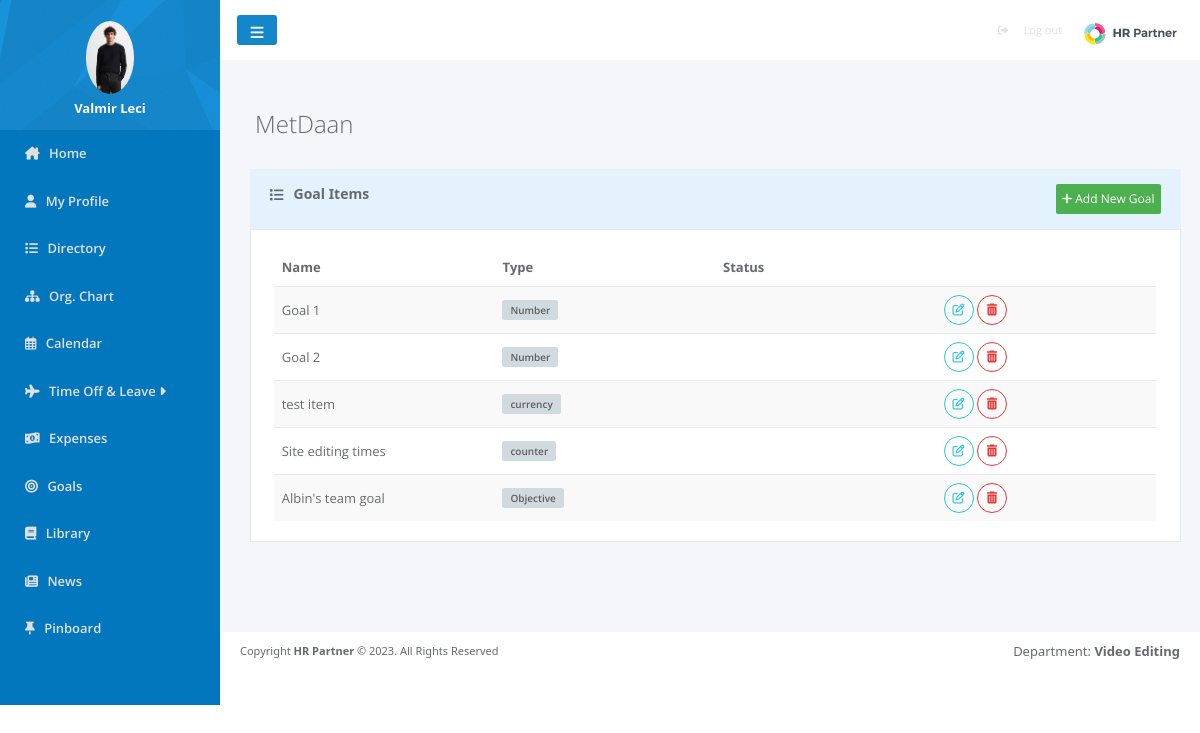
Screenshot of /pages/goalItem.php (signed in) with the database file from the repository.
### tables this page shows
CREATE TABLE `users` (
  `user_id` int(100) NOT NULL,
  `image` varchar(500) DEFAULT NULL,
  `name` varchar(200) NOT NULL,
  `surname` varchar(200) NOT NULL,
  `email` varchar(200) NOT NULL,
  `password` varchar(500) NOT NULL,
  `Position_ID` int(11) DEFAULT NULL,
  `Departament_ID` int(11) DEFAULT NULL,
  `role` int(11) NOT NULL,
  `location` varchar(100) DEFAULT NULL,
  `status` varchar(100) DEFAULT NULL,
  `report_to` int(11) DEFAULT NULL,
  `gender` varchar(10) DEFAULT NULL,
  `born` date DEFAULT NULL,
  `started` date DEFAULT NULL,
  `company` int(11) DEFAULT NULL
);

CREATE TABLE `goalitems` (
  `id` int(11) NOT NULL,
  `name` varchar(200) NOT NULL,
  `details` varchar(500) NOT NULL,
  `type` varchar(200) NOT NULL,
  `due_deadline` date NOT NULL,
  `target` int(11) NOT NULL,
  `created` date NOT NULL,
  `updated` date DEFAULT NULL,
  `company_id` int(11) DEFAULT NULL,
  `status` varchar(100) DEFAULT NULL
);

### pages/goalItem.php (the view, shortened to what this page needs)
<?php
require_once '../config.php';
$userId = $_SESSION['user_id'];
$companyId = $_SESSION['company'];
$itemsQuery = "SELECT * FROM goalitems
WHERE company_id=:company_id";
$prep = $con->prepare($itemsQuery);
$prep->bindParam(':company_id', $companyId);
$prep->execute();
$goalitems = $prep->fetchAll();
?>
<head>
    <link rel="stylesheet" href="../css/goalItems.css">
    <link href="https://cdn.jsdelivr.net/npm/bootstrap@5.3.1/dist/css/bootstrap.min.css" rel="stylesheet"
>
</head>
<body>
    <div>
        <?php include '../template/sidebar.php' ?>
    </div>
    <div class="content">
        <?php include '../template/navbar.php' ?>
        <div class="goalItemHead">
            <?php echo "<h2>" . $_SESSION['company_name'] . "</h2>"; ?>
        </div>
        <div class="goalItemsBody">
            <div class="goalItemsTableHead">
                <h5>
                    <i class="fa fa-list m-r-sm"></i>
                    Goal Items
                </h5>
                <button id="addExpenseCategory">
                    <a href="addgoalItem.php">
                        <i class="fa fa-plus"></i>
                        Add New Goal
                    </a>
                </button>
            </div>
            <div class="goalItemsTableBody">
                <table class="goalItems">
                    <thead>
                        <tr>
                            <th>Name</th>
                            <th>Type</th>
                            <th>Status</th>
                            <th></th>
                        </tr>
                    </thead>
                    <tbody>
                        <?php foreach ($goalitems as $goalitem): ?>
                            <tr>
                                <td>
                                    <?= $goalitem['name'] ?>
                                </td>
                                <td>
                                    <span class="type"><?= $goalitem['type'] ?></span>
                                </td>
                                <td>
                                </td>
                                <td>
                                    <a href="updateGoalItem.php?goal_id=<?= $goalitem['id'] ?>" class="editGoalItem">
                                        <i class="fa fa-edit"></i>
                                    </a>
                                    <a href="deleteGoalItem.php?goal_id=<?= $goalitem['id'] ?>" class="deleteGoalItem">
                                    <i class="fa fa-trash"></i>
                                    </a>
                                </td>
                            </tr>
                        <?php endforeach; ?>
                    </tbody>
                </table>
            </div>
        </div>
        <?php include '../template/footer.php'; ?>
    </div>
</body>

### template/sidebar.php (shortened to what this page needs)
<?php $sql = "SELECT u.user_id, u.image from users u where user_id=$userId";
$prep = $con->prepare($sql);
$prep->execute();
$userImages = $prep->fetchAll();
$userName=$_SESSION['name'];
?>
<head>
    <link rel="stylesheet" href="../css/index.css">
</head>
<div id="sidebar">
    <ul id="sidebarElements">
        <li id="profile">
            <div class="profile-element">
                <span class="profile-element-image">
                    <?php foreach ($userImages as $userImage): ?>
                        <img src="../userIMG/<?= $userImage['image'] ?>" alt="">
                    <?php endforeach; ?>
                </span>
                <span class="profile-element-name">
                    <strong><?= $userName ?></strong>
                </span>
            </div>
        </li>
        <li class="<?= basename($_SERVER['PHP_SELF']) == 'home.php' ? 'active' : '' ?>">
            <a href="home.php" class="sidebarElements-links">
                <i class="fa-solid fa-house-chimney"></i>
                <span>Home</span>
            </a>
        </li>
        <li class="<?= basename($_SERVER['PHP_SELF']) == 'myProfile.php' ? 'active' : '' ?>">
            <a href="myProfile.php" class="sidebarElements-links">
                <i class="fa-solid fa-user"></i>
                <span>My Profile</span>
            </a>
        </li>
        <li class="<?= basename($_SERVER['PHP_SELF']) == 'directory.php' ? 'active' : '' ?>">
            <a href="directory.php" class="sidebarElements-links">
                <i class="fa-solid fa-list"></i>
                <span>Directory</span>
            </a>
        </li>
        <li class="<?= basename($_SERVER['PHP_SELF']) == 'orgChart.php' ? 'active' : '' ?>">
            <a href="orgChart.php" class="sidebarElements-links">
                <i class="fa-solid fa-sitemap"></i>
                <span>Org. Chart</span>
            </a>
        </li>
        <li class="<?= basename($_SERVER['PHP_SELF']) == 'userCalendar.php' ? 'active' : '' ?>">
            <a href="userCalendar.php" class="sidebarElements-links">
                <i class="fa-regular fa-calendar-days"></i>
                <span>Calendar</span>
            </a>
        </li>
        <?php if ($_SESSION['role'] == 0) { ?>
            <li Style="cursor: pointer;" onclick="toggleDropdown(this)">
                <a class="sidebarElements-links">
                    <i class="fa fa-plane"></i>
                    <span>
                        Time Off & Leave
                        <i class="fa-solid fa-caret-right"></i>
                    </span>
                </a>
            </li>
            <?php } ?>
            <?php if ($_SESSION['role'] == 0) { ?>
                <li Style="cursor: pointer;" class="<?= basename($_SERVER['PHP_SELF']) == 'empexpenses.php' ? 'active' : '' ?>">
                    <a href="empexpenses.php" class="sidebarElements-links">
                        <i class="fa-solid fa-money-bill-1-wave"></i>
                        <span>Expenses</span>
                    </a>
                </li>
            <?php } ?>
            <?php if ($_SESSION['role'] == 0) { ?>
                <li class="<?= basename($_SERVER['PHP_SELF']) == 'goals.php' ? 'active' : '' ?>">
                    <a href="goals.php" class="sidebarElements-links">
                        <i class="fa-solid fa-bullseye"></i>
                        <span>Goals</span>
                    </a>
                </li>
            <?php } ?>
            <li class="<?= basename($_SERVER['PHP_SELF']) == 'library.php' ? 'active' : '' ?>">
                <a href="library.php" class="sidebarElements-links">
                    <i class="fa-solid fa-book"></i>
                    <span>Library</span>
                </a>
            </li>
            <?php if ($_SESSION['role'] == 0) { ?>
                <li class="<?= basename($_SERVER['PHP_SELF']) == 'empNews.php' ? 'active' : '' ?>">
                    <a href="empNews.php" class="sidebarElements-links">
                        <i class="fa-solid fa-newspaper"></i>
                        <span>News</span>
                    </a>
                </li>
        <?php } ?>
        <?php if ($_SESSION['role'] == 0) { ?>
            <li class="<?= basename($_SERVER['PHP_SELF']) == 'pinboard.php' ? 'active' : '' ?>">
                <a href="pinboard.php" class="sidebarElements-links">
                    <i class="fa-solid fa-thumbtack"></i>
                    <span>Pinboard</span>
                </a>
            </li>
        <?php } ?>
    </ul>
</div>

### css/goalItems.css (style rules this page uses)
body { width: 100%; height: fit-content; display: flex; flex-direction: row; font-family: "open sans", "Helvetica Neue", Helvetica, Arial, sans-serif; position: absolute; background-color: #f4f6fa; }
.content { display: flex; flex-direction: column; justify-content: center; align-items: center; width: 100%; background-color: #f4f6fa; height: fit-content; }
.goalItemsBody { width: 100%; display: flex; flex-direction: column; justify-content: center; align-items: center; padding-bottom: 30px; }
.goalItemHead { padding-top: 30px; width: 100%; text-align: start; padding-left: 35; }
.goalItemHead h2 { margin-top: 20px; margin-bottom: 10px; font-family: "open sans", "Helvetica Neue", Helvetica, Arial, sans-serif; font-weight: 100; color: #676a6c; font-size: 24px; align-items: center; }
.goalItemsTableHead { background-color: #e3f2fd; display: flex; flex-direction: row; justify-content: space-between; align-items: center; height: 60px; width: 95%; margin-left: 10px; margin-top: 20px; text-align: start; padding-left: 20px; padding-right: 20px; }
.goalItemsTableHead h5 { display: flex; align-items: center; color: #676a6c; font-size: 14px; font-weight: 600; width: 240px; height: 25px; }
.goalItemsTableHead h5 i { margin-right: 10px; }
.goalItemsTableHead #addExpenseCategory { background-color: #4caf50; color: white; height: 30px; border: #4caf50; border-radius: 2px; }
.goalItemsTableHead button a { text-decoration: none; color: white; font-family: "open sans", "Helvetica Neue", Helvetica, Arial, sans-serif; font-size: 12px; }
.goalItemsTableBody { margin-bottom: 60px; background-color: #fff; display: flex; flex-direction: column; align-items: center; margin-left: 10px; width: 95%; border: 1px solid #e7eaec; }
.goalItems { width: 95%; border-collapse: collapse; margin: 20px 10px; font-size: 13px; font-family: "open sans", "Helvetica Neue", Helvetica, Arial, sans-serif; }
.goalItems thead tr th { padding: 8px; text-align: left; margin-right: 20px; padding-bottom: 10px; font-weight: 700; color: #676a6c; }
.goalItems tbody tr { text-align: left; font-weight: 400; color: #676a6c; border-top: 1px #e7eaec solid; }
.goalItems tbody tr td { padding-bottom: 11px; font-size: 13px; font-weight: 400; min-width: 120px; padding: 8; }
.goalItems tbody tr td .type { background-color: #d1dade; color: #5e5e5e; font-family: "Open Sans", "Helvetica Neue", Helvetica, Arial, sans-serif; font-weight: 600; text-shadow: none; padding: 3px 8px; font-size: 10px; border-radius: .25em; }
.goalItems tbody tr td .editGoalItem { display: inline-block; width: 30px; height: 30px; padding: 8px 0; border-radius: 15px; text-align: center; font-size: 12px; line-height: 1.42857143; border: 1px solid #26c6da; color: #26c6da; background-color: transparent; }
.goalItems tbody tr td .deleteGoalItem { display: inline-block; width: 30px; height: 30px; padding: 8px 0; border-radius: 15px; text-align: center; font-size: 12px; line-height: 1.42857143; border: 1px solid #e53935; color: #e53935; background-color: transparent; }
.goalItems tbody tr:nth-child(odd) { background-color: #f9f9f9; }

### css/index.css (style rules this page uses)
#sidebar { padding: 0; display: flex; flex-direction: column; background-color: #0277bd; width: 220px; height: 100%; min-height: 705px; transition: all .4s; }
#sidebarElements { padding: 0; width: 100%; list-style: none; }
#sidebarElements #profile { padding: 35px 25px 25px; height: 130px; display: flex; flex-direction: column; justify-content: center; align-items: center; background-image: url("../images/sidebarheader.png"); }
#sidebarElements #profile .profile-element { width: 100%; text-align: center; position: relative; }
#sidebarElements #profile .profile-element-image { text-align: center; }
#sidebarElements #profile img { width: 48px; border-radius: 50%; }
#sidebarElements #profile .profile-element-name { display: block !important; text-align: center; margin-top: 5px; }
#sidebarElements #profile .profile-element-name strong { font-size: 13px; font-weight: 600; color: #fff; }
#sidebarElements li { padding: 0; display: flex; flex-direction: column; justify-content: center; align-items: flex-start; width: 100%; font-size: 15px; }
#sidebarElements li a { color: #e0e0e0; width: 100%; padding: 14px 20px 14px 25px; text-decoration: none; font-size: 13px; font-family: "Open Sans", sans-serif; font-weight: 600; cursor: pointer; }
#sidebar i { margin-right: 6px; }

### rows the page displays
users: image (picture)
goalitems: name "Goal 1", type "Number"
goalitems: name "Goal 2", type "Number"
goalitems: name "test item", type "currency"
goalitems: name "Site editing times", type "counter"
goalitems: name "Albin's team goal", type "Objective"

### other values shown
$userName "Valmir Leci"
$_SESSION['company_name'] "MetDaan"
$_SESSION['departament'] "Video Editing"
